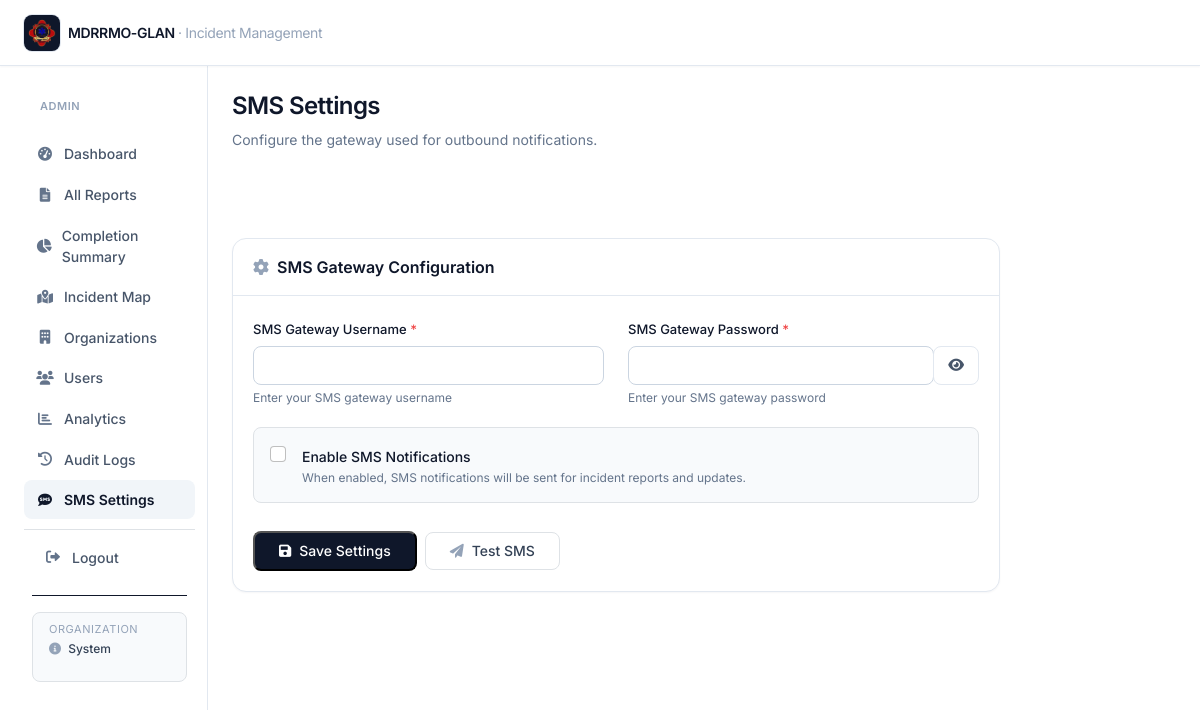
Before: /dashboard/sms-settings.php (signed in) with the older database file.
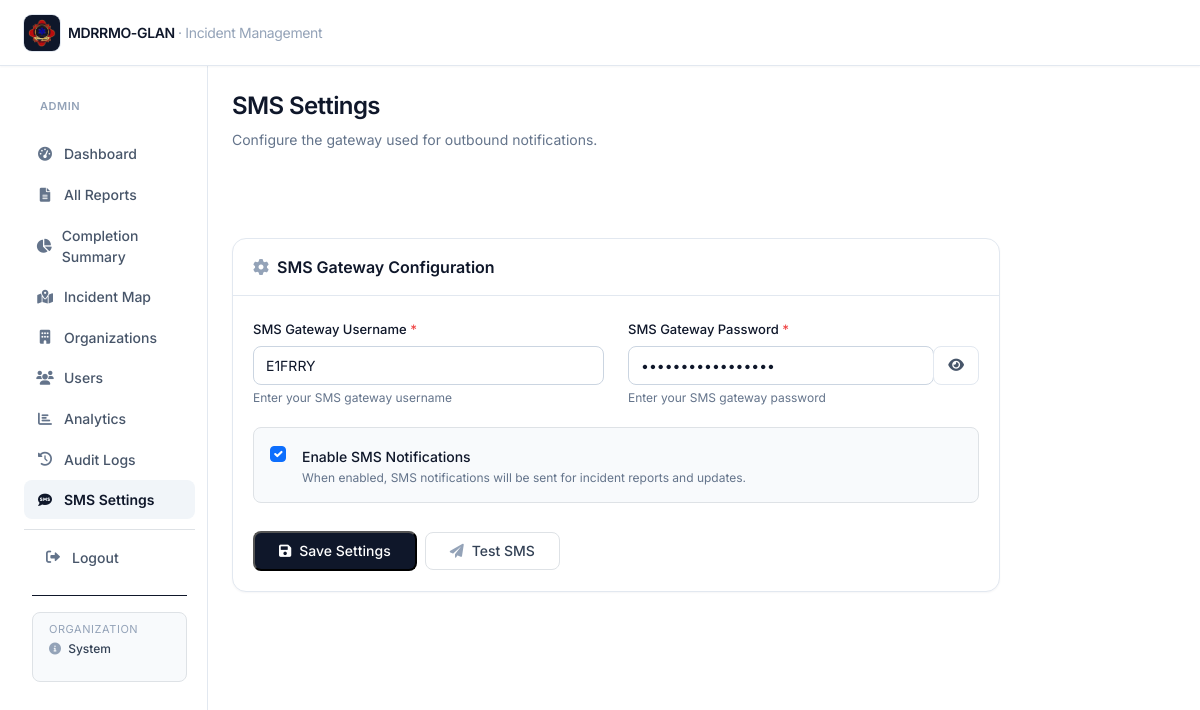
After: the same page with the newer database file.
### tables this page shows
CREATE TABLE IF NOT EXISTS `sms_settings` (
  `id` int NOT NULL AUTO_INCREMENT,
  `username` varchar(255) NOT NULL,
  `password` varchar(255) NOT NULL,
  `is_active` tinyint(1) DEFAULT '1',
  `created_at` timestamp NULL DEFAULT CURRENT_TIMESTAMP,
  `updated_at` timestamp NULL DEFAULT CURRENT_TIMESTAMP ON UPDATE CURRENT_TIMESTAMP,
  PRIMARY KEY (`id`)
);

### dashboard/sms-settings.php (the view, shortened to what this page needs)
<?php
include '../views/header.php';
$database = new Database();
$db = $database->getConnection();
$sms_settings = null;
try {
    $query = "SELECT * FROM sms_settings LIMIT 1";
    $stmt = $db->prepare($query);
    $stmt->execute();
    $sms_settings = $stmt->fetch();
} catch (Exception $e) {
    $error_message = 'SMS settings table not found. Please contact system administrator.';
}
?>
<div class="container-fluid">
    <div class="row g-0">
        <?php include '../views/sidebar.php'; ?>
        <main class="col-md-9 ms-sm-auto col-lg-10 main-content">
            <div class="flex flex-col sm:flex-row sm:items-center sm:justify-between gap-3 pb-5 mb-6 border-b border-slate-200">
                <div>
                    <h1 class="text-2xl font-semibold tracking-tight text-slate-900">SMS Settings</h1>
                    <p class="text-sm text-slate-500 mt-1">Configure the gateway used for outbound notifications.</p>
                </div>
            </div>
            <div class="max-w-3xl">
                <div class="card">
                    <div class="card-header flex items-center gap-2">
                        <i class="fas fa-cog text-slate-400"></i>
                        <span>SMS Gateway Configuration</span>
                    </div>
                    <div class="card-body">
                        <form method="POST" class="space-y-5">
                            <div class="grid grid-cols-1 md:grid-cols-2 gap-4">
                                <div>
                                    <label for="username" class="form-label">SMS Gateway Username <span class="text-red-500">*</span></label>
                                    <input type="text" class="form-control" id="username" name="username"
                                           value="<?php echo htmlspecialchars($sms_settings['username'] ?? ''); ?>" required>
                                    <div class="form-text">Enter your SMS gateway username</div>
                                </div>
                                <div>
                                    <label for="password" class="form-label">SMS Gateway Password <span class="text-red-500">*</span></label>
                                    <div class="input-group">
                                        <input type="password" class="form-control" id="password" name="password"
                                               value="<?php echo htmlspecialchars($sms_settings['password'] ?? ''); ?>" required>
                                        <button class="btn btn-outline-secondary" type="button" id="togglePassword">
                                            <i class="fas fa-eye" id="togglePasswordIcon"></i>
                                        </button>
                                    </div>
                                    <div class="form-text">Enter your SMS gateway password</div>
                                </div>
                            </div>
                            <div class="flex items-start gap-3 p-3 rounded-lg border border-slate-200 bg-slate-50">
                                <input class="form-check-input mt-0.5" type="checkbox" id="is_active" name="is_active"
                                       <?php echo ($sms_settings['is_active'] ?? 0) ? 'checked' : ''; ?>>
                                <div>
                                    <label class="form-check-label text-sm font-medium text-slate-900" for="is_active">
                                        Enable SMS Notifications
                                    </label>
                                    <div class="text-xs text-slate-500 mt-0.5">When enabled, SMS notifications will be sent for incident reports and updates.</div>
                                </div>
                            </div>
                            <div class="flex items-center gap-2 pt-2">
                                <button type="submit" class="inline-flex items-center gap-2 rounded-lg bg-slate-900 px-4 py-2 text-sm font-medium text-white hover:bg-slate-800 transition">
                                    <i class="fas fa-save"></i>Save Settings
                                </button>
                                <button type="button" class="inline-flex items-center gap-2 rounded-lg border border-slate-300 bg-white px-4 py-2 text-sm font-medium text-slate-700 hover:bg-slate-50 transition" onclick="testSMS()">
                                    <i class="fas fa-paper-plane text-slate-400"></i>Test SMS
                                </button>
                            </div>
                        </form>
                    </div>
                </div>
            </div>
        </main>
    </div>
</div>
<?php include '../views/footer.php'; ?>

Changed rows visible on the page:
added sms_settings: username "E1FRRY", is_active "☑"
Other visible differences:
form field is_active: "☐" → (not shown)
